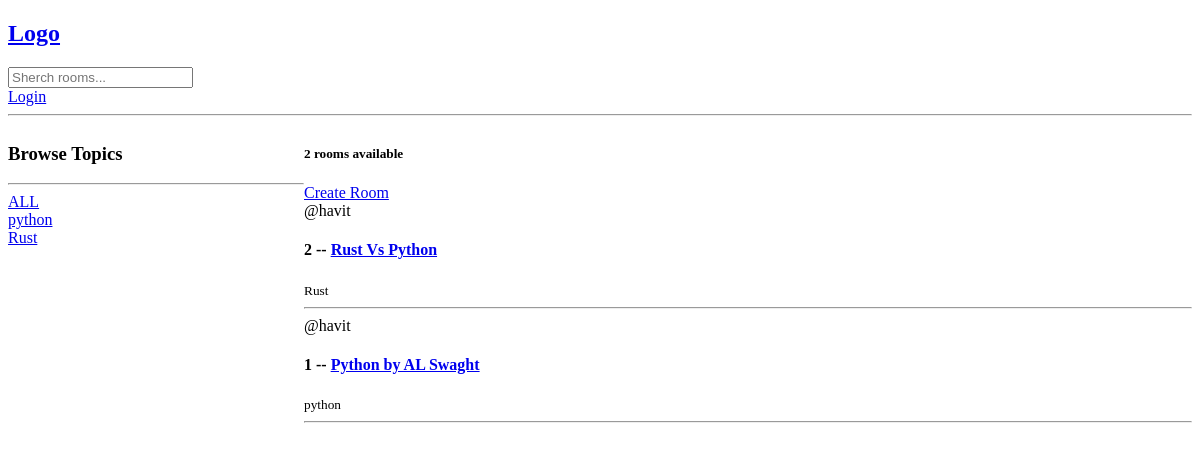
The app's page /, older data.
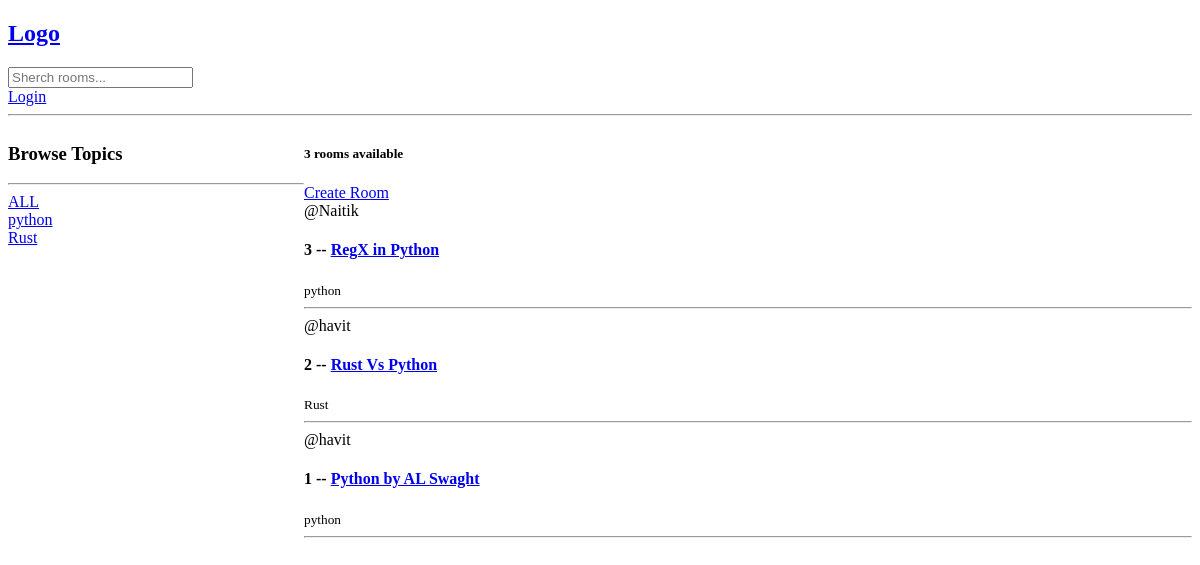
The same page, newer data.
### base/models.py (models this page shows, shortened)
class Topic(models.Model):
    name = models.CharField(max_length=200)

class Rooms(models.Model):
    host = models.ForeignKey(User, on_delete=models.SET_NULL, null=True)
    topic = models.ForeignKey(Topic, on_delete=models.SET_NULL, null=True)
    name = models.CharField(max_length=200)
    description = models.TextField(null=True, blank=True)
    updated = models.DateTimeField(auto_now=True)
    created = models.DateTimeField(auto_now_add=True)
    class Meta:
        ordering = ['-updated', '-created']

### base/views.py (the view)
# urls.py: path('', views.home, name='home'),
def home(request):
    q = request.GET.get('q') if request.GET.get('q') != None else ''
    rooms = Rooms.objects.filter(
        Q(topic__name__icontains=q) |
        Q(created__icontains=q) |
        Q(name__icontains=q) |
        Q(description__icontains=q)
        )
    topic = Topic.objects.all()
    room_count = rooms.count()
    return render(request, 'home.html', {'rooms':rooms, 'topics':topic, 'room_count':room_count})

### templates/home.html (shortened to what this page needs)
{% extends 'main.html' %}
{% block content %}
<div class="home-container">
    <div>
        <h3>Browse Topics</h3>
        <hr>
        <div>
            <a href="{% url 'home' %}">ALL</a>
        </div>
        {% for topic in topics %}
        <div>
            <a href="{% url 'home' %}?q={{topic.name}}">{{topic.name}}</a>
        </div>
        {% endfor %}
    </div>
    <div>
        <h5>{{room_count}} rooms available</h5>
        <a href="{% url 'create-room' %}"> Create Room</a>
        {% for room in rooms%}
        <div>
            <span>@{{room.host.username}}</span>
            <h4>{{room.id}} -- <a href="{% url 'room' room.id %}">{{room.name}}</a></h4>
            <small>{{room.topic.name}}</small>
            <hr>
        </div>
        {% endfor %}
    </div>
</div>
{% endblock content %}

### templates/main.html (shortened to what this page needs)
<!DOCTYPE html>
<html lang="en">
<head>
</head>
<nav>
    <a href="/">
        <h1>Logo</h1>
    </a>
    <form method="GET" action="{% url 'home' %}">
        <input type="text" name="q" placeholder="Sherch rooms...">
    </form>
    {% if request.user.is_authenticated %}
    <a href="{% url 'logout' %}">Logout</a>
    {% else %}
    <a href="{% url 'login' %}">Login</a>
    {% endif %}
    <hr>
</nav>
<body>
    {% block content %}
    {% endblock %}
</body>
</html>

### templates/home.html (style rules this page uses)
.home-container { display: grid; grid-template-columns: 1fr 3fr; }

Row changes from the older to the newer data that the page shows:
added Rooms: host.username "Naitik", id "3", name "RegX in Python", topic.name "python"
Text that changed along with them:
{{ room_count }}: "2" → "3"
